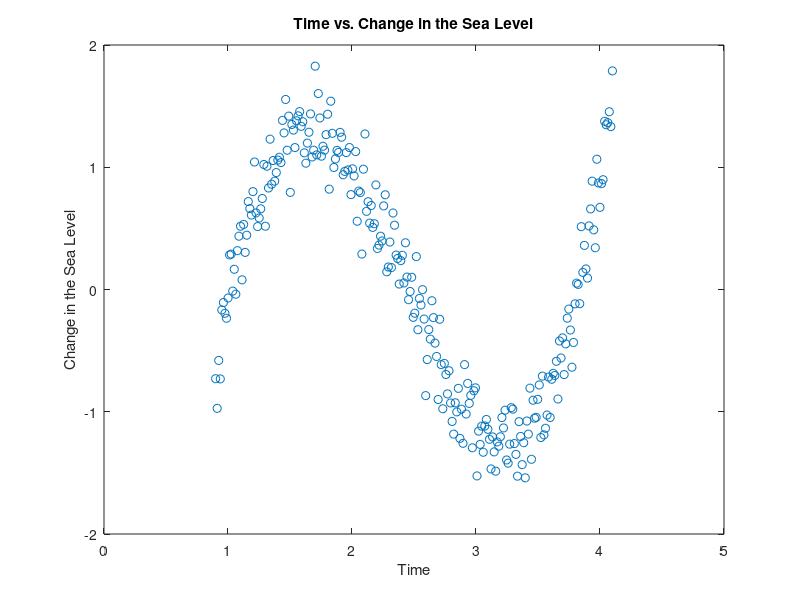

Recreate this plot in MATLAB. (Note: this script raises an error after producing the figure.)
function TEAM34PS05Q2
% This function loads the daaset that represents what a tidal gauge
% measures on a windy day and draws a scatter plot of the data with the
% least-squares fit overlaid on top of the data

load ('noisier_tide')
figure
hold on
box on
xlabel ('Time')
ylabel('Change in the Sea Level')
title('Time vs. Change in the Sea Level')
scatter(x,y)             % Generate a scatter plot of the data points
[nr,nc] = size(x);
[a,ConNum,theta] = polylsq(x,y,nr,3);
disp(theta)
disp(a)
Reala = [-11 55/3 -17/2 7/6];
PredY = polyval(flip(a),x);
plot(x,PredY)            % Plot the least squares fit

% Create a vector that stores the absolute error for each of the polynomial
% fit coefficients with respect to the given coefficients
if length(a) == length (Reala)
AbsError = zeros(length(a),1);
for j = 1:length(a)
    AbsError(j) = abs(a(j)-Reala(j));
end
end

end
